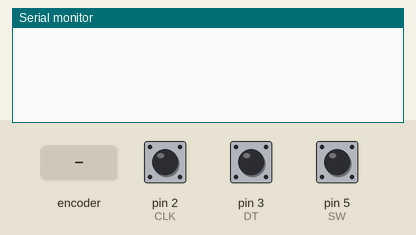
The sketch below on a simulated Arduino Uno, built with avr-gcc and run on an emulated ATmega328P. Shown: the last lines printed to the serial monitor. The inputs (shaded band) are chosen by the test bench; at power-on: pin 5 (SW) HIGH, pin 2 (CLK) HIGH, pin 3 (DT) HIGH.

Above: at 1.2 s.
1.3 s: rotary encoder on pin 2 (CLK) / pin 3 (DT) turned 1 step (first pin leading)
At 1.9 s:
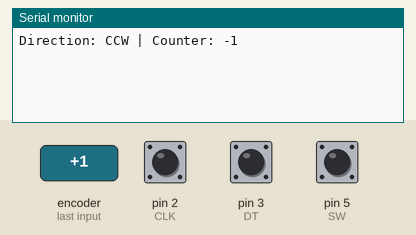
3.0 s: pin 5 (SW) pulled LOW for 0.15 s
At 3.8 s:
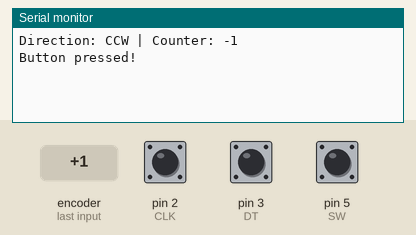
4.6 s: rotary encoder on pin 2 (CLK) / pin 3 (DT) turned 2 steps (second pin leading)
At 5.5 s:
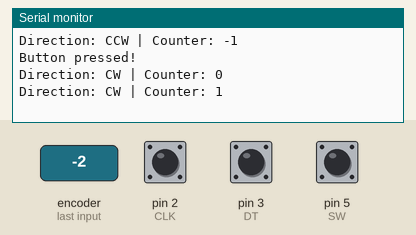

Measured:
- after the input at 1.3 s, the serial monitor: prints a new line after 0.05 s (image 1)
- after the input at 3.0 s, the serial monitor: prints a new line at once (image 2)
- after the input at 4.6 s, the serial monitor: prints a new line after 0.08 s (image 3)

The sketch:

encoder-test.ino
```cpp
#define CLK 2
#define DT 3
#define SW 5
int counter = 0;
int currentStateCLK;
int lastStateCLK;
String currentDir = "";
unsigned long lastButtonPress = 0;

void setup() {
    Serial.begin(9600);  // Setup Serial Monitor
    pinMode(CLK, INPUT);   // Set encoder pins as inputs
    pinMode(DT, INPUT);
    pinMode(SW, INPUT_PULLUP);
    lastStateCLK = digitalRead(CLK);  // Read the initial state of CLK
}

void loop() {
    currentStateCLK = digitalRead(CLK);  // Read the current state of CLK
    if (currentStateCLK != lastStateCLK  && currentStateCLK == 1) {
        if (digitalRead(DT) != currentStateCLK) {
            counter --;
            currentDir = "CCW";
        } else {
            counter ++;
            currentDir = "CW";
        }
        Serial.print("Direction: ");
        Serial.print(currentDir);
        Serial.print(" | Counter: ");
        Serial.println(counter);
    }
    lastStateCLK = currentStateCLK;
    int btnState = digitalRead(SW);
    if (btnState == LOW) {
        if (millis() - lastButtonPress > 50) {
            Serial.println("Button pressed!");
        }
        lastButtonPress = millis();
    }
    delay(1);
}
```
